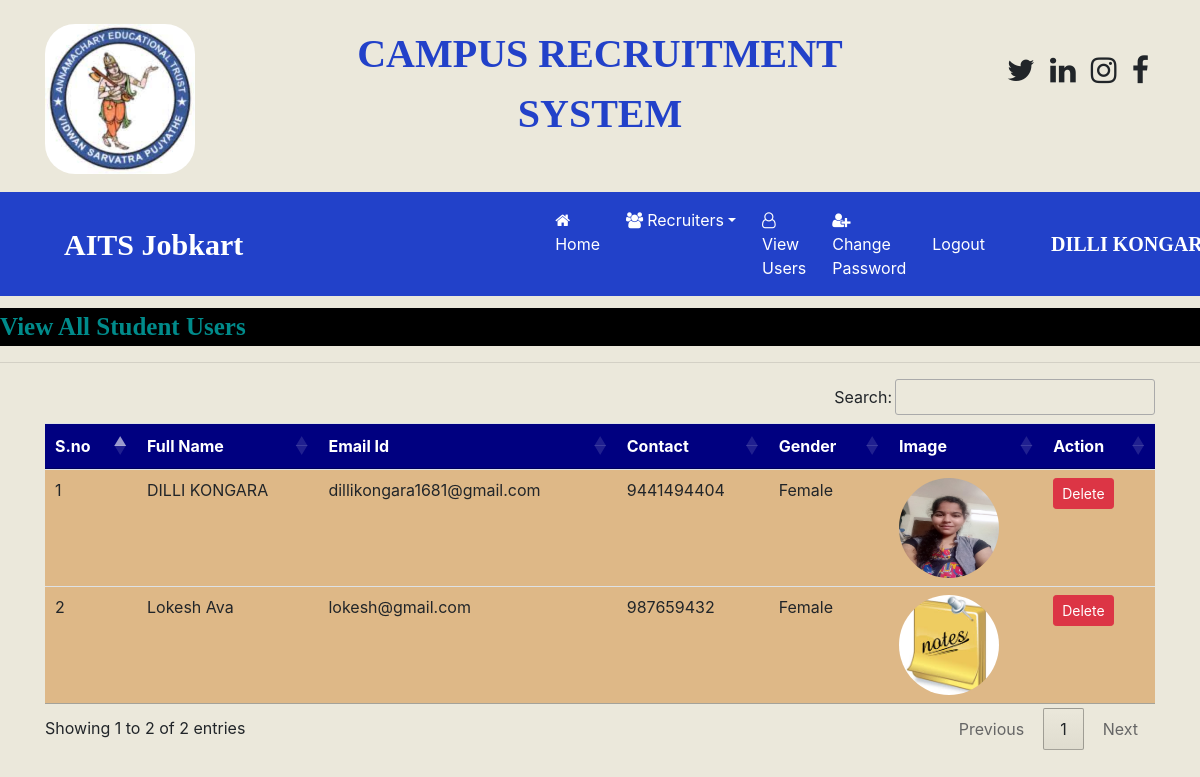
The app's page /view_users/ (signed in), older data.
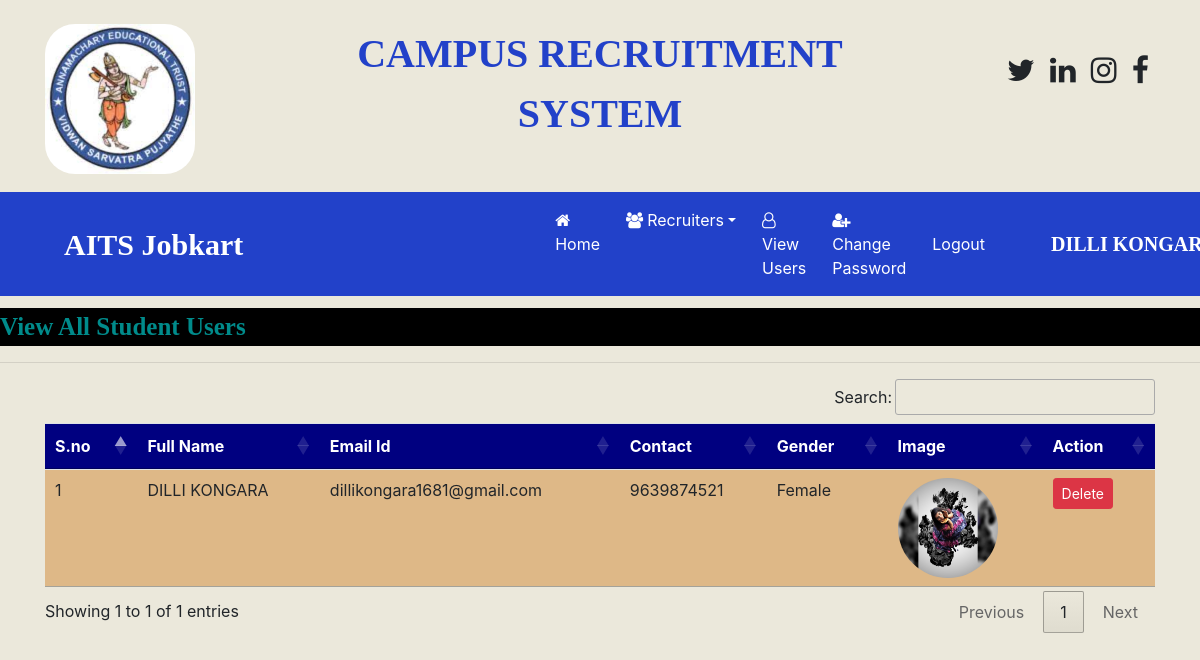
The same page, newer data.
### OnlinejobportalApp/models.py (models this page shows, shortened)
class StudentUser(models.Model):
	user =models.ForeignKey(User,on_delete=models.CASCADE)
	mobile = models.CharField(max_length=10,null=True)
	image= models.FileField(null=True)
	gender=models.CharField(max_length=10,null=True)
	dept=models.CharField(max_length=100,null=True)
	percentage = models.IntegerField(null=True)
	type = models.CharField(max_length=10,null=True)

### OnlinejobportalApp/views.py (the view)
# urls.py: path('view_users/',views.view_users,name='view_users'),
def view_users(request):
	if not request.user.is_authenticated:
		return redirect('admin_login')
	data = StudentUser.objects.all()
	d={'data':data}
	return render(request,'html/view_users.html',d)

### OnlinejobportalApp/templates/html/view_users.html
{% load static %}
{% block body %}
{% include 'html/admin_navigation.html' %}
<marquee style="font-family: 'Algerian'; font-size: 25px; color: darkcyan; background-color: black;font-weight: bold;margin-top: 1%">
	View All Student Users
</marquee>
<hr>
<div class="container">
<table class="table table-hover" id="example">
	<thead>
		<tr style = "background-color: #000080;color:white">
			<th>S.no</th>
			<th>Full Name</th>
			<th>Email Id</th>
			<th>Contact</th>
			<th>Gender</th>
			<th>Image</th>
			<th>Action</th>
		</tr>
	</thead>
	<tbody>
		{% for i in data %}
		<tr style = "background-color: #DEB887">
			<td>{{forloop.counter}}</td>
			<td>{{i.user.first_name}} {{i.user.last_name}}</td>
			<td>{{i.user.username}}</td>
			<td>{{i.mobile}}</td>
			<td>{{i.gender}}</td>
			<td><img src="{{i.image.url}}" style="width: 100px; height: 100px; border-radius: 50%;"></td>
			<td><a href="{% url 'delete_user' i.user.id %}" class="btn btn-danger btn-sm " onclick="return confirm(' Are you Sure ?')">Delete</a></td>
		</tr>
		{% endfor %}
	</tbody>
</table>
</div>
{% endblock %}

### OnlinejobportalApp/templates/html/admin_navigation.html (shortened to what this page needs)
<!DOCTYPE html>
<html>
<head>
	{% load static %}
  <link rel="stylesheet" href="https://maxcdn.bootstrapcdn.com/bootstrap/4.5.2/css/bootstrap.min.css">
  <link rel="stylesheet" href="https://cdnjs.cloudflare.com/ajax/libs/font-awesome/4.7.0/css/font-awesome.min.css">
<link rel="stylesheet" href="https://cdnjs.cloudflare.com/ajax/libs/font-awesome/4.7.0/css/font-awesome.min.css">
<link rel ="stylesheet" href="https://cdn.datatables.net/1.10.24/css/jquery.dataTables.min.css">
<link rel ="stylesheet" href= "https://cdn.datatables.net/buttons/1.7.0/css/buttons.dataTables.min.css">
</head>
<body>
	<div class="container">
		<div class="row">
			<div class="col-sm-3 mt-4">
				<img class="logoimage"src="{% static 'images/aitslogo.jpeg' %}" style="width:150px; height:100px text-align=center ; border-radius: 30px; ">
			</div>
			<div class="col-sm-6 mt-4 text-center">
				<span style="font-weight: bold ;text-align:center; font-size: 40px; font-family: times">
					<span class="heading">CAMPUS RECRUITMENT SYSTEM</span>
				</span>
			</div>
			<div class="col-sm-3 mt-5" style="padding-left: 10%">
				<span style="font-weight: bold; font-size: 30px">
					<span><i class="fa fa-twitter pl-2"></i></span>
					<span><i class="fa fa-linkedin pl-2"></i></span>
					<span><i class="fa fa-instagram pl-2"></i></span>
					<span><i class="fa fa-facebook pl-2"></i></span>
				</span>
			</div>
		</div>
	</div>
<nav class="navbar navbar-expand-sm" style="background-color: #2241c9">
	<a class="navbar-brand text-white pl-5 font-weight-bold" style="font-family: 'Algerian'; font-size: 30px ">AITS Jobkart</a>
	<ul class="navbar-nav">
		<li class="nav-item">
			<a class="nav-link" href=" {%url 'admin_home'%}" style="margin-left: 288px"><i class="fa fa-home mr-1"></i>Home</a>
		</li>
		<li class="nav-item dropdown">
			<a class="nav-link dropdown-toggle" href="#" data-toggle="dropdown"><i class="fa fa-users mr-1"></i>Recruiters</a>
		</li>
		<li class="nav-item">
			<a class="nav-link" href="{% url 'view_users' %}"><i class="fa fa-user-o mr-1"></i>View Users</a>
		</li>
		<li class="nav-item">
			<a class="nav-link" href="{% url 'change_passwordadmin' %}"><i class="fa fa-user-plus mr-1"></i>Change Password</a>
		</li>
		<li class="nav-item">
			<a class="nav-link" href="{% url 'Logout' %}">Logout</a>
		</li>
	</ul>
	<a class="navbar-brand text-white pl-5 font-weight-bold" style="font-family: 'Algerian'; font-size: 20px ">{{request.user.first_name}} {{request.user.last_name}}</a>
</nav>
</body>
</html>

### OnlinejobportalApp/templates/html/admin_navigation.html (style rules this page uses)
.nav-link { color:white !important; margin-right: 10px; }
body { background-color: #EBE8DB; }
.heading { color:#2241c9 ; }
.logoimage { margin-bottom: 18px; }

Row changes from the older to the newer data that the page shows:
removed StudentUser: user.first_name "Lokesh", user.last_name "Ava", user.username "lokesh@gmail.com", mobile "987659432", gender "Female", image (picture)
changed StudentUser "Female": mobile "9441494404" → "9639874521"; image: a different picture
Text that changed along with them:
text written by a page script: "Search: Showing 1 to 2 of 2 entries Previous 1 Next" → "Search: Showing 1 to 1 of 1 entries Previous 1 Next"
